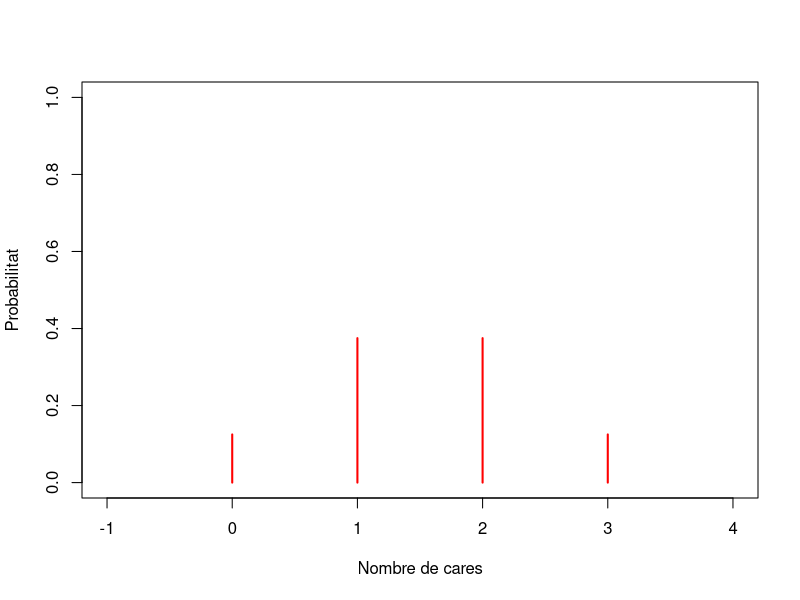
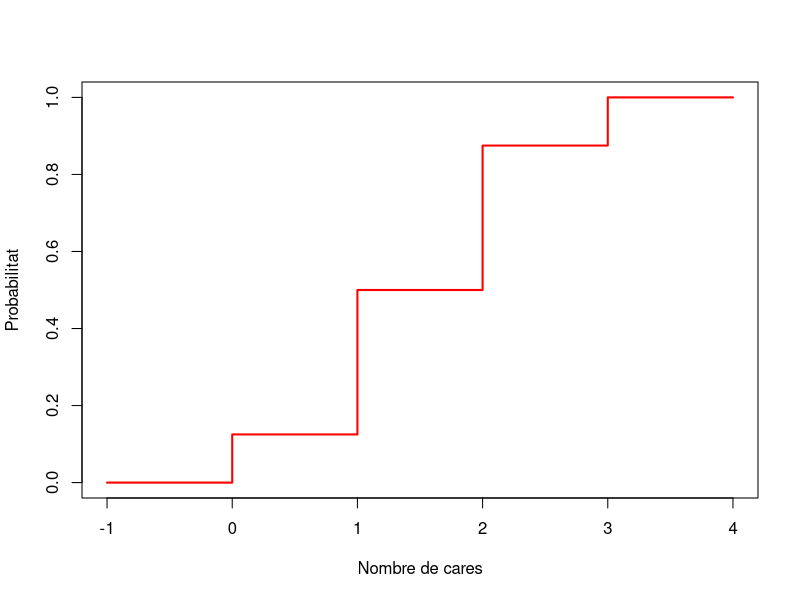
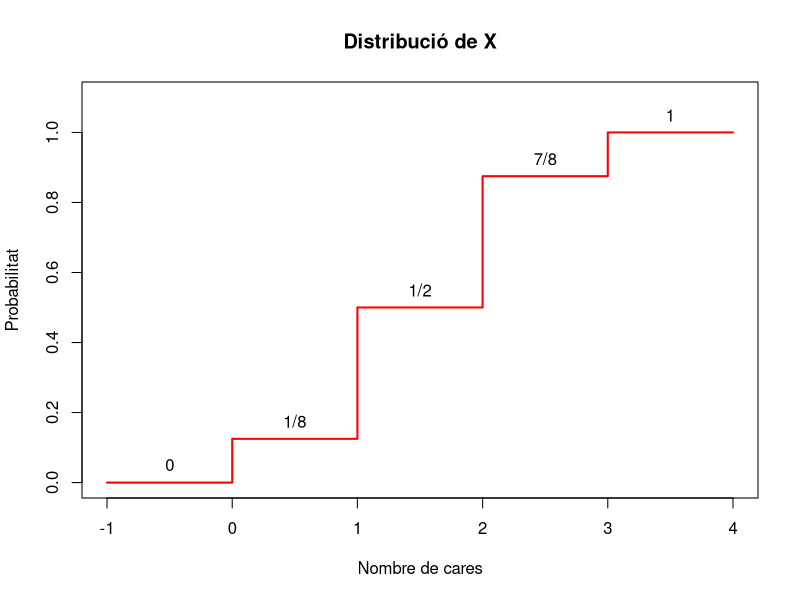
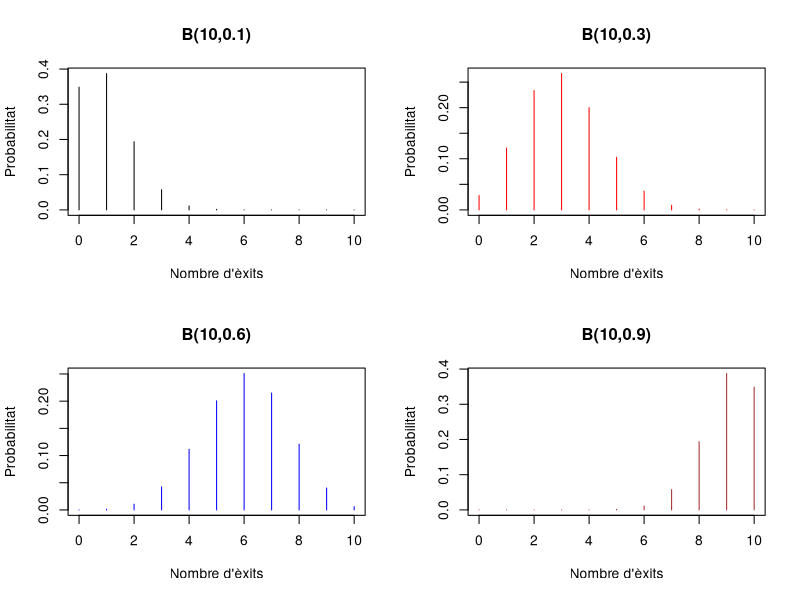
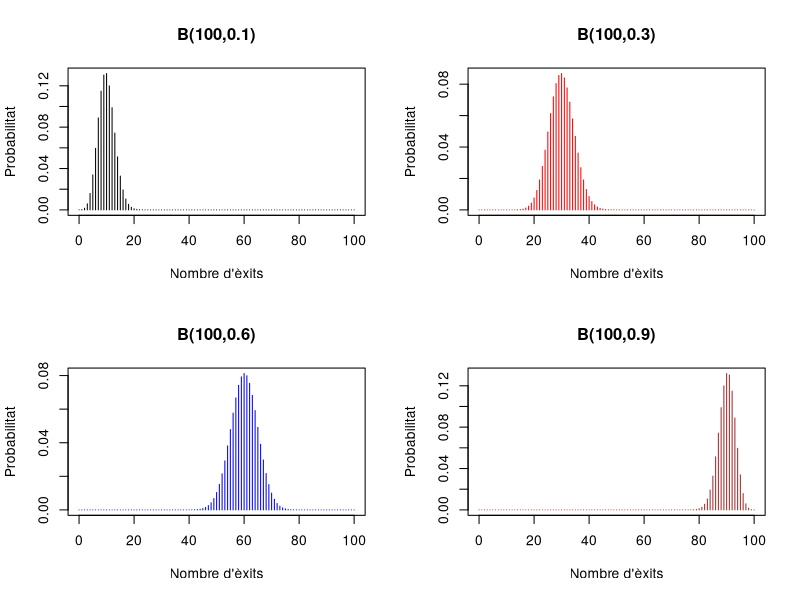
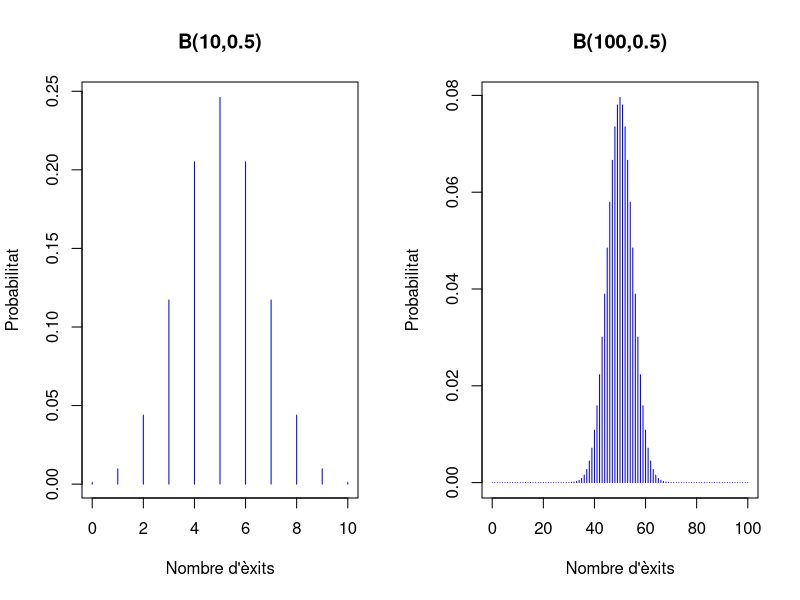

The R source for these figures, in order: (Note: this script raises an error after producing the figures.)
## ---- chunk 1
plot(0:3,c(1/8,3/8,3/8,1/8),xlim=c(-1,4),ylim=c(0,1),xlab="Nombre de cares",ylab="Probabilitat",main="",type="h",col="red",lwd=2)
## ---- chunk 2
plot(c(-1,0,0,1,1,2,2,3,3,4),c(0,0,1/8,1/8,1/2,1/2,7/8,7/8,1,1),xlim=c(-1,4),yaxp=c(0,1,5),xlab="Nombre de cares",ylab="Probabilitat",main="",type="l",col="red",lwd=2)
## ---- chunk 3
plot(c(-1,0,0,1,1,2,2,3,3,4),c(0,0,1/8,1/8,1/2,1/2,7/8,7/8,1,1),xlim=c(-1,4),ylim=c(0,1.1),yaxp=c(0,1,5),xlab="Nombre de cares",ylab="Probabilitat",main="Distribució de X",type="l",col="red",lwd=2)
text(c(-0.5,0.5,1.5,2.5,3.5),c(0,1/8,1/2,7/8,1)+0.05,labels=c("0","1/8","1/2","7/8","1"))
## ---- chunk 4
par(mfrow=c(2,2))
plot(0:10,dbinom(0:10,10,0.1),pch=20,cex=0.75,xlab="Nombre d'èxits",ylab="Probabilitat",type="h",main="B(10,0.1)")
plot(0:10,dbinom(0:10,10,0.3),pch=20,cex=0.75,xlab="Nombre d'èxits",ylab="Probabilitat",type="h",main="B(10,0.3)",col="red")
plot(0:10,dbinom(0:10,10,0.6),pch=20,cex=0.75,xlab="Nombre d'èxits",ylab="Probabilitat",type="h",main="B(10,0.6)",col="blue")
plot(0:10,dbinom(0:10,10,0.9),pch=20,cex=0.75,xlab="Nombre d'èxits",ylab="Probabilitat",type="h",main="B(10,0.9)",col="brown")
## ---- chunk 5
par(mfrow=c(2,2))
plot(0:100,dbinom(0:100,100,0.1),pch=20,cex=0.75,xlab="Nombre d'èxits",ylab="Probabilitat",type="h",main="B(100,0.1)")
plot(0:100,dbinom(0:100,100,0.3),pch=20,cex=0.75,xlab="Nombre d'èxits",ylab="Probabilitat",type="h",main="B(100,0.3)",col="red")
plot(0:100,dbinom(0:100,100,0.6),pch=20,cex=0.75,xlab="Nombre d'èxits",ylab="Probabilitat",type="h",main="B(100,0.6)",col="blue")
plot(0:100,dbinom(0:100,100,0.9),pch=20,cex=0.75,xlab="Nombre d'èxits",ylab="Probabilitat",type="h",main="B(100,0.9)",col="brown")
par(mfrow=c(1,1))
## ---- chunk 6
par(mfrow=c(1,2))
plot(0:10,dbinom(0:10,10,0.5),pch=20,cex=0.75,xlab="Nombre d'èxits",ylab="Probabilitat",type="h",main="B(10,0.5)",col="blue")
plot(0:100,dbinom(0:100,100,0.5),pch=20,cex=0.75,xlab="Nombre d'èxits",ylab="Probabilitat",type="h",main="B(100,0.5)",col="blue")
par(mfrow=c(1,1))
## ---- chunk 7
include_graphics("Bioestadistica-II_files/figure-html/appprobdistr.png")
## ---- chunk 8
dbinom(5,20,1/6)
## ---- chunk 9
pbinom(5,20,1/6)
## ---- chunk 10
pbinom(4,20,1/6)
## ---- chunk 11
1-pbinom(7,20,1/6)
## ---- chunk 12
qbinom(0.25,20,1/6)
## ---- chunk 13
pbinom(2,20,1/6)
## ---- chunk 14
pbinom(1,20,1/6)
## ---- chunk 15
rbinom(50,20,1/6)
## ---- chunk 16
rbinom(50,20,1/6)
rbinom(50,20,1/6)
rbinom(50,20,1/6)
## ---- chunk 17
plot(0:10,dbinom(0:10,10,0.1),type="h",xlab="k",ylab="P(X=k)",ylim=c(0,0.5),lwd=1.5)
points(0.075+0:10,dhyper(0:10,5,45,10),type="h",col="red",lwd=1.5)
points(0.15+0:10,dhyper(0:10,50,450,10),type="h",col="blue",lwd=1.5)
points(0.225+0:10,dhyper(0:10,5000,45000,10),type="h",col="brown",lwd=1.5)
legend("topright",lty=c(1,1,1,1),col=c("black","red","blue","brown"),legend=c("B(10,0.1)","H(5,45,10)","H(50,450,10)","H(5000,45000,10)"),cex=0.75)
## ---- chunk 18
par(mfrow=c(2,2))
plot(0:10,dpois(0:10,2),xlab="Nombre d'observacions",ylab="Probabilitat",type="h",main=expression(lambda==2),col="red",lwd=2)
plot(0:15,dpois(0:15,5),xlab="Nombre d'observacions",ylab="Probabilitat",type="h",main=expression(lambda==5),lwd=2)
plot(0:25,dpois(0:25,10),xlab="Nombre d'observacions",ylab="Probabilitat",type="h",main=expression(lambda==10),col="blue",lwd=2)
plot(0:120,dpois(0:120,50),xlab="Nombre d'observacions",ylab="Probabilitat",type="h",main=expression(lambda==50),col="brown",lwd=2)
## ---- chunk 19
knitr::include_graphics("Bioestadistica-II_files/figure-html/dontpanic.png")
## ---- chunk 20
knitr::include_graphics("Bioestadistica-II_files/figure-html/graficadensidad3.png")
## ---- chunk 21
par(mfrow=c(3,2))
set.seed(100)
x=rf(10001000,2,4)
x=x[x<20]
hist(x,col="skyblue",freq=FALSE,xlab="",ylab="Densitat",main="", breaks=seq(0,20,length.out=10))
hist(x,col="skyblue",freq=FALSE,xlab="",ylab="Densitat",main="", breaks=seq(0,20,length.out=20))
hist(x,col="skyblue",freq=FALSE,xlab="",ylab="Densitat",main="", breaks=seq(0,20,length.out=50),ylim=c(0,0.8))
hist(x,col="skyblue",freq=FALSE,xlab="",ylab="Densitat",main="", breaks=seq(0,20,length.out=100),ylim=c(0,0.9))
hist(x,col="skyblue",freq=FALSE,xlab="",ylab="Densitat",main="", breaks=seq(0,20,length.out=200),ylim=c(0,0.9))
H4=hist(x,col="skyblue",freq=FALSE,xlab="",ylab="Densitat",main="", breaks=seq(0,20,length.out=500),ylim=c(0,1))
lines(H4$mids,H4$density,col="red",lwd=1.5)
par(mfrow=c(1,1))
## ---- chunk 22
H5=hist(x,col="skyblue",freq=FALSE,xlab="",ylab="Densitat",main="", breaks=seq(0,20,length.out=1000),ylim=c(0,1))
polygon(c(0,H5$mids),c(0,H5$density),col="skyblue",lwd=1.5,xlab="",ylab="Densitat")
## ---- chunk 23
knitr::include_graphics("Bioestadistica-II_files/figure-html/entreaib.png")
## ---- chunk 24
knitr::include_graphics("Bioestadistica-II_files/figure-html/density.png")
## ---- chunk 25
curve(dnorm(x,0,0.01),xlim=c(-0.05,0.05),xlab="",ylab="",main="Densitat de N(0,0.01)")
## ---- chunk 26
knitr::include_graphics("Bioestadistica-II_files/figure-html/censored.png")
## ---- chunk 27
curve(dnorm(x),-4,4,col="blue",lwd=3,main="",xlab="",ylab="")
abline(v=0)
## ---- chunk 28
knitr::include_graphics("Bioestadistica-II_files/figure-html/paranormal.png")
## ---- chunk 29
curve(pnorm(x,40*0.3,sqrt(40*0.3*0.7)),xlim=c(0,30),xlab="",ylab="",col="blue",lwd=2)
curve(pbinom(x,40,0.3),col="red",add=TRUE)
legend("topleft",lty=c(1,1),col=c("blue","red"),legend=c("Normal","Binomial"),cex=0.75)
## ---- chunk 30
y=30:110
plot(y,ppois(y,70),lwd=1.5,xlab="",ylab="", col="red", type="s",
     main="")
curve(pnorm(x,70,sqrt(70)),col="blue",add=TRUE,lwd=2)
legend("topleft",legend=c("Normal","Poisson"),col=c("blue","red"),
       lty=c(1,1),cex=0.75)
## ---- chunk 31
knitr::include_graphics("Bioestadistica-II_files/figure-html/emorisa.png")
## ---- chunk 32
pnorm(1.5,1,2)
## ---- chunk 33
qnorm(0.4,1,2)
## ---- chunk 34
dnorm(1.5,1,2)
## ---- chunk 35
pnorm(1.5)
## ---- chunk 36
qnorm(0.95)
## ---- chunk 37
pnorm(1)-pnorm(-1)
## ---- chunk 38
pbinom(70,400,0.2)
## ---- chunk 39
pnorm(70,80,8)
## ---- chunk 40
pnorm(70.5,80,8)
## ---- chunk 41
dbinom(70,400,0.2) 
## ---- chunk 42
dnorm(70,80,8) 
## ---- chunk 43
pnorm(70.5,80,8) -pnorm(69.5,80,8)
## ---- chunk 44
knitr::include_graphics("Bioestadistica-II_files/figure-html/hiperhipo.png")
## ---- chunk 45
round(qnorm(0.05,124,13.7),1)
## ---- chunk 46
round(qnorm(0.1,124,13.7),1)
## ---- chunk 47
round(qnorm(0.9,124,13.7),1)
## ---- chunk 48
round(qnorm(0.95,124,13.7),1)
## ---- chunk 49
Grup=c("Hipotens","Prehipotens","Normotens","Prehipertens","Hipertens")
Interval=c("<101.5","101.5 a 106.4","106.4 a 141.6","141.6 a 146.5","> 146.5")
df_aux=cbind(Grup, Interval)
## ---- chunk 50
knitr::kable(df_aux, booktabs = FALSE,col.names=c("Grup","Interval"), caption ="Límits d'hipotensió-hipertensió en homes joves.")
## ---- chunk 51
curve(dnorm,-4,4,xaxt="n",yaxt="n",xaxs="i",yaxs="i",xlab="",bty="l",ylab="",lwd=2)
abline(v=0,lty=2)
axis(1,at=c(0), labels=c(expression(mu)))
## ---- chunk 52
x <- seq(-4,4,.1)

plot(x,dnorm(x),type="l",xlab="",ylab=expression(f[X](x)),xaxs="i",yaxs="i",ylim=c(0,.4),bty="l",xaxt="n",yaxt="n")
polysection <- function(a,b,dist=dnorm,col="blue",n=11){
dx <- seq(a,b,length.out=n)
polygon(c(a,dx,b),c(0,dist(dx),0),border=NA,col=col)
}

for(i in -4:0){
polysection(i,i+1,col="grey")
}

axis(1,at=c(1), labels=c(expression(x)))
arrows(-0,0.1,-2.5,0.3,lwd=2)
text(-2.5,0.32,expression(F[X](x)== P(X<=x) ) )
## ---- chunk 53
x <- seq(-4,4,.1)

plot(x,dnorm(x),type="l",xlab="",ylab="",xaxs="i",yaxs="i",ylim=c(0,.4),bty="l",xaxt="n",yaxt="n",lwd=2)
polysection <- function(a,b,dist=dnorm,col="blue",n=11){
dx <- seq(a,b,length.out=n)
polygon(c(a,dx,b),c(0,dist(dx),0),border=NA,col=col)
}

for(i in -4:-2){
polysection(i,i+1,col="blue")
# polysection(-i-1,-i,col="grey")
}
for(i in 1:4){
polysection(i,i+1,col="blue")
# polysection(-i-1,-i,col="grey")
}


axis(1,at=c(-1,0,1), labels=c(expression(mu-x),expression(mu),expression(mu+x)))
abline(v=0,lty=2)
## ---- chunk 54
x <- seq(-4,4,.1)

plot(x,dnorm(x),type="l",xlab="",ylab="",xaxs="i",yaxs="i",ylim=c(0,.4),bty="l",xaxt="n",yaxt="n",lwd=2)
polysection <- function(a,b,col="light blue",n=11){
    dx <- seq(a,b,length.out=n)
    polygon(c(a,dx,b),c(0,dnorm(dx),0),border=NA,col=col)
}

for(i in -4:-2){
    polysection(i,i+1,col="light blue")
  #  polysection(-i-1,-i,col="grey")
}
for(i in 1:4){
    polysection(i,i+1,col="light blue")
  #  polysection(-i-1,-i,col="grey")
}

axis(1,at=c(-1,0,1), labels=c("q-quantil",expression(mu),"(1-q)-quantil"))
abline(v=0,lty=2)
text(-1.5,dnorm(-1.5)/2,labels="q")
text(1.5,dnorm(1.5)/2,labels="q")
text(-0.5,dnorm(-1.5)/10,labels="x")
text(0.5,dnorm(1.5)/10,labels="x")

## ---- chunk 55
curve(dnorm(x,0,1),-4,6,col="red",xaxs="i",yaxs="i",ylim=c(0,0.5),bty="l",xaxt="n",yaxt="n",xlab="",ylab="",lwd=2,main=expression(mu[1]<mu[2]))
curve(dnorm(x,2,1),-4,6,col="blue",lwd=2,add=T)
abline(v=0)
abline(v=2)
axis(1,at=c(0,2), labels=c(expression(mu[1]),expression(mu[2])))
text(-1.5,0.32,expression(N(mu[1],sigma)),col="red")
text(3.5,0.32,expression(N(mu[2],sigma)),col="blue")
## ---- chunk 56
curve(dnorm(x,0,1),-6,6,col="red",xaxs="i",yaxs="i",ylim=c(0,0.5),bty="l",xaxt="n",yaxt="n",xlab="",ylab="",lwd=2,main=expression(sigma[1]<sigma[2]))
curve(dnorm(x,0,1.5),col="blue",lwd=2,add=T)
abline(v=0)
axis(1,at=c(0), labels=c(expression(mu)))
text(-1.5,0.32,expression(N(mu,sigma[1])),col="red")
text(3.5,0.1,expression(N(mu,sigma[2])),col="blue")
## ---- chunk 57
curve(dnorm(x,0,1),-4,8,col="red",xaxs="i",yaxs="i",ylim=c(0,0.5),bty="l",xaxt="n",yaxt="n",xlab="",ylab="",
lwd=2,main=expression(paste(mu[1]<mu[2], " i ", sigma[1]<sigma[2])))
curve(dnorm(x,2,1.5),col="blue",lwd=2,add=T)
abline(v=0)
abline(v=2)
axis(1,at=c(0,2), labels=c(expression(mu[1]),expression(mu[2])))
text(-1.5,0.32,expression(N(mu[1],sigma[1])),col="red")
text(3.5,0.25,expression(N(mu[2],sigma[2])),col="blue")
## ---- chunk 58
x <- seq(-4,4,.1)

plot(x,dnorm(x),type="l",xlab="",ylab="",xaxs="i",yaxs="i",ylim=c(0,.4),bty="l",xaxt="n",yaxt="n",lwd=2)
polysection <- function(a,b,col="light blue",n=11){
    dx <- seq(a,b,length.out=n)
    polygon(c(a,dx,b),c(0,dnorm(dx),0),border=NA,col=col)
}

for(i in -4:-2){
    polysection(i,i+1,col="light blue")
  #  polysection(-i-1,-i,col="grey")
}
for(i in 1:4){
    polysection(i,i+1,col="light blue")
  #  polysection(-i-1,-i,col="grey")
}

axis(1,at=c(-1,0,1), labels=c(expression(-z[1-q]),expression(mu),expression(z[1-q])))
abline(v=0,lty=2)
text(-1.5,dnorm(-1.5)/2,labels="q")
text(1.5,dnorm(1.5)/2,labels="q")

## ---- chunk 59
qnorm(0.1)
qnorm(0.305)
## ---- chunk 60
qnorm(0.95,1.633,0.065)
## ---- chunk 61
knitr::include_graphics("Bioestadistica-II_files/figure-html/analit.png")
## ---- chunk 62
qnorm(0.75)
## ---- chunk 63
curve(dnorm(log(x)),xlab="",ylab="",xlim=c(0,10))
## ---- chunk 64
qnorm(0.95,0.4541,0.3544)
## ---- chunk 65
plnorm(2.82,0.4541,0.3544)
## ---- chunk 66
curve(dnorm(x,0,50),xlim=c(-200,200),ylab="",xlab="")
curve(dnorm(x,0,60),col="red",add=TRUE)
curve(dnorm(x,0,75),col="blue",add=TRUE)
legend("topleft",lty=c(1,1,1),col=c("black","red","blue"),legend=1:3,cex=0.75)
